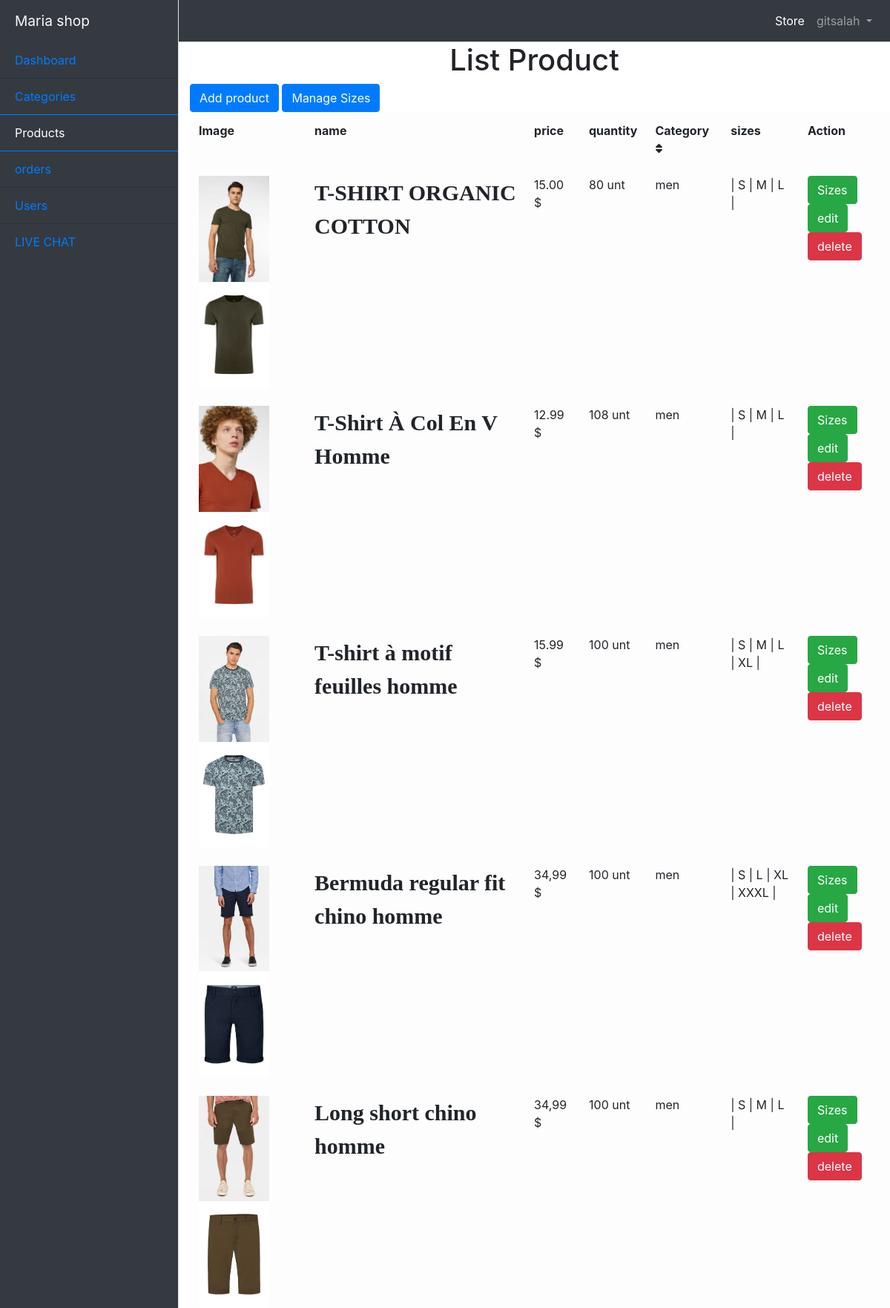
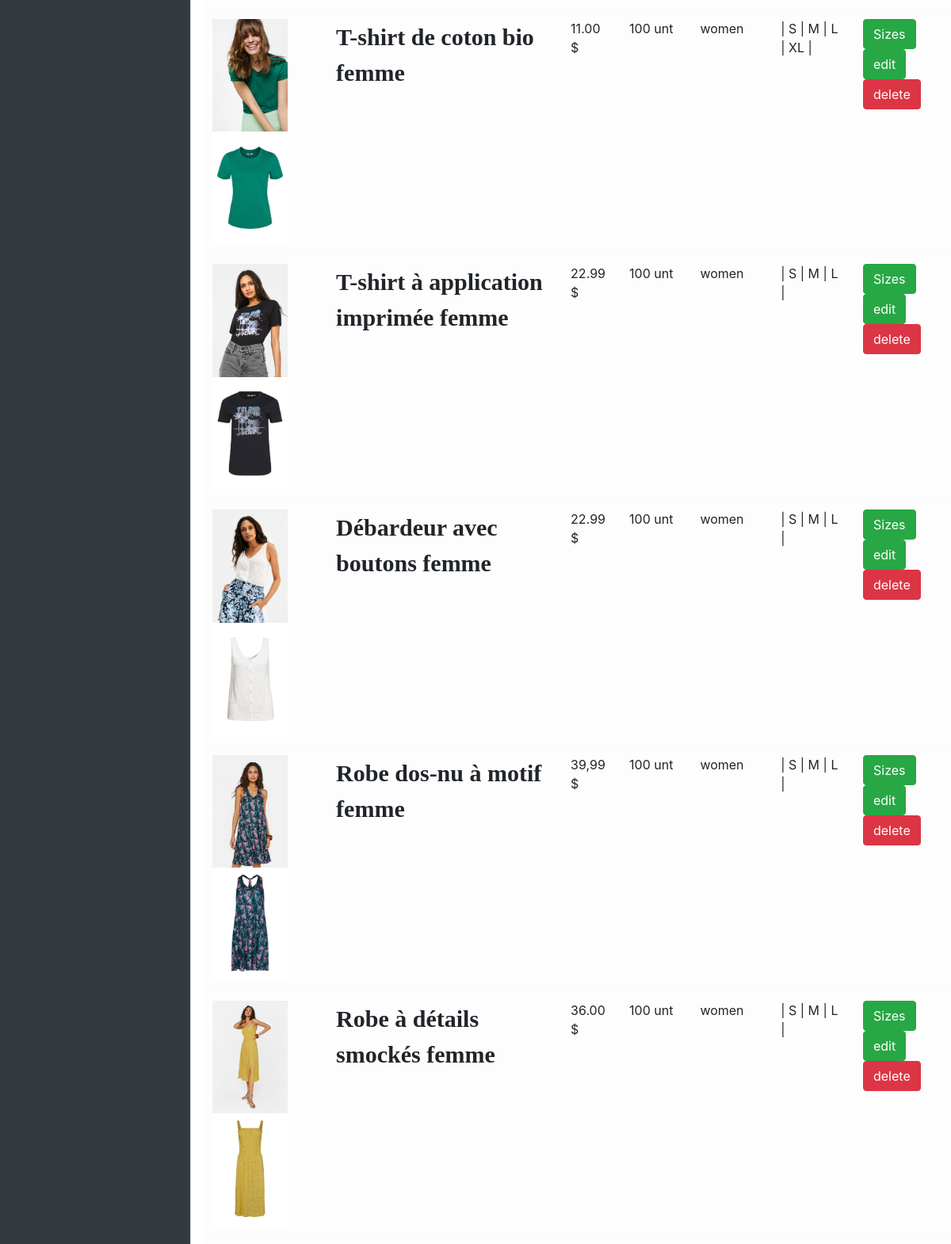
/backoffice/products/index.php (signed in, upper part), run on the app's committed database (2 pictures, top to bottom).
### tables this page shows
CREATE TABLE `product` (
  `idP` int(11) NOT NULL,
  `nameProduct` varchar(255) NOT NULL,
  `Price` varchar(255) NOT NULL,
  `Qte` varchar(255) NOT NULL,
  `Image` varchar(255) NOT NULL,
  `Image2` varchar(255) NOT NULL,
  `description` varchar(255) NOT NULL,
  `idC` int(11) NOT NULL
);

CREATE TABLE `category` (
  `idC` int(11) NOT NULL,
  `nameCategory` varchar(255) NOT NULL
);

CREATE TABLE `size` (
  `idSize` int(11) NOT NULL,
  `nameSize` varchar(255) NOT NULL
);

### app/database/db.php (called while the page is built, shortened)
<?php
class CRUD extends DB
{
    public function selectOne($table, $condition)
    {
        $conn = $this->connect();
        $sql = "SELECT * FROM $table";
        $i = 0;
        foreach ($condition as $key => $value) {
            if ($i === 0) {
                $sql = $sql . " WHERE $key=?";
            } else {
                $sql = $sql . " AND $key=?";
            }
            $i++;
        }
        $sql = $sql . " LIMIT 1";
        $stmt = $conn->prepare($sql);
        $value = array_values($condition);
        $type = str_repeat('s', count($value));
        $stmt->bind_param($type, ...$value);
        $stmt->execute();
        $records = $stmt->get_result()->fetch_assoc();
        return $records;
    }
    public function selectAll($table, $condition = [])
    {
        $conn = $this->connect();
        $sql = "SELECT * FROM $table";
        if (empty($condition)) {
            $stmt = $conn->prepare($sql);
            $stmt->execute();
            $records = $stmt->get_result()->fetch_all(MYSQLI_ASSOC);
            return $records;
        } else {
            $i = 0;
            foreach ($condition as $key => $value) {
                if ($i === 0) {
                    $sql = $sql . " WHERE $key=?";
                } else {
                    $sql = $sql . " AND $key=?";
                }
                $i++;
            }
            $stmt = $conn->prepare($sql);
            $value = array_values($condition);
            $type = str_repeat('s', count($value));
            $stmt->bind_param($type, ...$value);
            $stmt->execute();
            $records = $stmt->get_result()->fetch_all(MYSQLI_ASSOC);
            return $records;
        }
    }
}

### app/controllers/product.php (called while the page is built, shortened)
<?php
$crud = new CRUD();
$table = 'product';
$sizes = $crud->selectAll('size');
$showing_product = $crud->selectAll($table);

### backoffice/products/index.php (the view, shortened to what this page needs)
<?php
include('../../app/database/db.php');
include('../../app/controllers/product.php');
?>
<!DOCTYPE html>
<html lang="en">
<head>
    <link rel="stylesheet" href="https://cdnjs.cloudflare.com/ajax/libs/twitter-bootstrap/4.5.0/css/bootstrap.min.css">
    <link rel="stylesheet" href="https://cdnjs.cloudflare.com/ajax/libs/font-awesome/5.13.1/css/all.min.css">
</head>
<body>
    <div class="d-flex" id="wrapper">
        <div class="bg-dark border-right" id="sidebar-wrapper">
            <div class="sidebar-heading text-light">Maria shop </div>
            <div class="list-group list-group-flush">
                <a href="../dashboard.php" class="list-group-item list-group-item-action bg-dark text-primary">Dashboard</a>
                <a href="../category" class="list-group-item list-group-item-action bg-dark text-primary">Categories</a>
                <a href="" class="list-group-item list-group-item-action bg-dark active">Products</a>
                <a href="../orders" class="list-group-item list-group-item-action bg-dark text-primary">orders</a>
                <a href="../users" class="list-group-item list-group-item-action bg-dark text-primary">Users</a>
                <a href="../livechat" class="list-group-item list-group-item-action bg-dark text-primary">LIVE CHAT</a>
            </div>
        </div>
        <div id="page-content-wrapper">
            <?php include('../../app/includes/headAdmin.php');
            ?>
            <div class="container">
                <h1 style="text-align: center;">List Product</h1>
                <a name="" id="" class="btn btn-primary" href="create.php" role="button">Add product</a>
                <a name="" id="" class="btn btn-primary" href="manageSize.php" role="button">Manage Sizes</a>
                <table class="table table-light" style="width: 104%;" id="table">
                    <tbody>
                        <tr>
                            <th>Image</th>
                            <th>name</th>
                            <th>price</th>
                            <th>quantity</th>
                            <th style="cursor: pointer;" onclick="sortCategory()">Category <i class="fa fa-sort"></i>
</th>
                            <th>sizes</th>
                            <th>Action</th>
                        </tr>
                        <?php foreach ($showing_product as $product) : ?>
                            <?php $nameC = $crud->selectOne('category', ['idC' => $product['idC']]) ?>
                            <tr class="trow">
                                <td>
                                    <img src="../../assets/img/<?php echo $product['Image'] ?>" style="width: 95px;" alt="">
                                    <img src="../../assets/img/<?php echo $product['Image2'] ?>" style="width: 95px;" alt="">
                                </td>
                                <td style="font-family: poppins;font-weight:bold;font-size:30px"><?php echo $product['nameProduct']; ?> </td>
                                <td><?php echo $product['Price'] ?> $</td>
                                <td><?php
                                echo $product['Qte'] ?> unt</td>
                                <td><?php echo $nameC['nameCategory'] ?></td>
                                <td><?php $sizeManageProduct = $crud->selectAll('size_product', ['idP' => $product['idP']]);
                                    ?>
                                    <?php foreach ($sizeManageProduct as $sizes) : ?>
                                        <?php $nameSizeP = $crud->selectAll('size', ['idSize' => $sizes['idSize']]);
                                        ?>
                                        <?php foreach ($nameSizeP as $name) : ?>
                                            <?php echo  ' | ' . $name['nameSize']  ?>
                                        <?php endforeach; ?>
                                        <?php endforeach; ?>|</td>
                                <td>
                                    <a name="" id="" class="btn btn-success" href="giveSize.php?idProductSize=<?php echo $product['idP'] ?>" role="button">Sizes</a>
                                    <a name="" id="" class="btn btn-success ml-10" href="edit.php?idModPr=<?php echo $product['idP'] ?>" role="button">edit</a>
                                    <a name="" id="" class="btn  btn-danger" href="index.php?del_pr=<?php echo $product['idP'] ?>" role="button">delete</a></td>
                            </tr>
                        <?php endforeach; ?>
                    </tbody>
                </table>
            </div>
        </div>
    </div>
</body>
</html>

### backoffice/products/index.php (style rules this page uses)
#wrapper { overflow-x: hidden; }
#sidebar-wrapper { min-height: 100vh; margin-left: -15rem; -webkit-transition: margin .25s ease-out; -moz-transition: margin .25s ease-out; -o-transition: margin .25s ease-out; transition: margin .25s ease-out; }
#sidebar-wrapper .sidebar-heading { padding: 0.875rem 1.25rem; font-size: 1.2rem; }
#sidebar-wrapper .list-group { width: 15rem; }
#page-content-wrapper { min-width: 100vw; }
@media (min-width: 768px) { #sidebar-wrapper { margin-left: 0; } }
@media (min-width: 768px) { #page-content-wrapper { min-width: 0; width: 100%; } }

### data on the page
product: Image (picture), Image2 (picture), nameProduct "T-SHIRT ORGANIC COTTON", Price "15.00", Qte "80", idC.nameCategory "men"
size: nameSize "S"
size: nameSize "M"
size: nameSize "L"
product: Image (picture), Image2 (picture), nameProduct "T-Shirt À Col En V Homme", Price "12.99", Qte "108", idC.nameCategory "men"
product: Image (picture), Image2 (picture), nameProduct "T-shirt à motif feuilles homme", Price "15.99", Qte "100", idC.nameCategory "men"
size: nameSize "XL"
product: Image (picture), Image2 (picture), nameProduct "Bermuda regular fit chino homme", Price "34,99", Qte "100", idC.nameCategory "men"
size: nameSize "XXXL"
product: Image (picture), Image2 (picture), nameProduct "Long short chino homme", Price "34,99", Qte "100", idC.nameCategory "men"
product: Image (picture), Image2 (picture), nameProduct "T-shirt de coton bio femme", Price "11.00", Qte "100", idC.nameCategory "women"
product: Image (picture), Image2 (picture), nameProduct "T-shirt à application imprimée femme", Price "22.99", Qte "100", idC.nameCategory "women"
product: Image (picture), Image2 (picture), nameProduct "Débardeur avec boutons femme", Price "22.99", Qte "100", idC.nameCategory "women"
product: Image (picture), Image2 (picture), nameProduct "Robe dos-nu à motif femme", Price "39,99", Qte "100", idC.nameCategory "women"
product: Image (picture), Image2 (picture), nameProduct "Robe à détails smockés femme", Price "36.00", Qte "100", idC.nameCategory "women"

### other printed values
$_SESSION['Admin'] "gitsalah"
